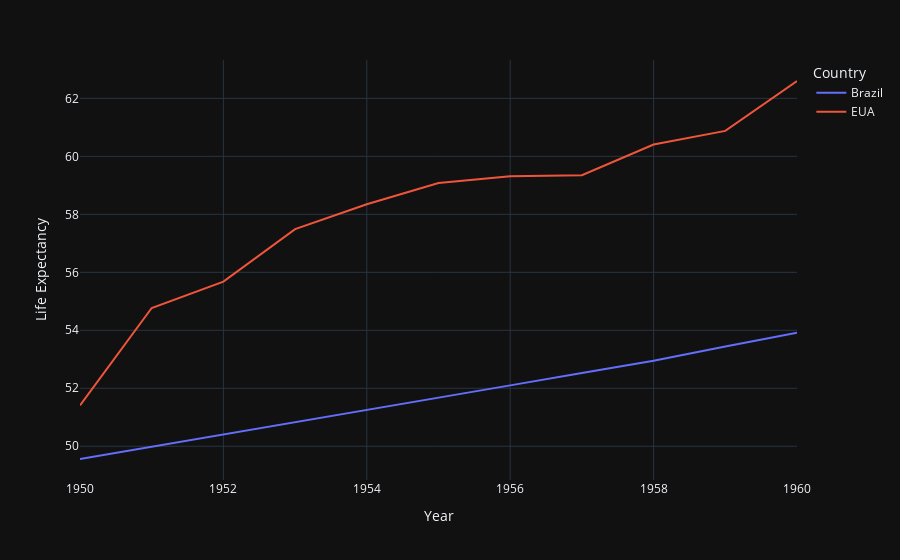

The notebook cell this image was saved under:
### Code cell
px.line(data_frame=df, x='Year', y='Life Expectancy', color='Country', width=900)

### Figure 1 — Plotly figure (JSON) as saved in the notebook; plotly's stock layout.template omitted (floating-point values rounded to 4 significant figures)
{"data": [{"hovertemplate": "Country=Brazil<br>Year=%{x}<br>Life Expectancy=%{y}<extra></extra>", "legendgroup": "Brazil", "line": {"color": "#636efa", "dash": "solid"}, "marker": {"symbol": "circle"}, "mode": "lines", "name": "Brazil", "orientation": "v", "showlegend": true, "type": "scatter", "x": [1950, 1951, 1952, 1953, 1954, 1955, 1956, 1957, 1958, 1959, 1960], "xaxis": "x", "y": [49.56, 49.98, 50.41, 50.83, 51.25, 51.68, 52.1, 52.53, 52.95, 53.44, 53.92], "yaxis": "y"}, {"hovertemplate": "Country=EUA<br>Year=%{x}<br>Life Expectancy=%{y}<extra></extra>", "legendgroup": "EUA", "line": {"color": "#EF553B", "dash": "solid"}, "marker": {"symbol": "circle"}, "mode": "lines", "name": "EUA", "orientation": "v", "showlegend": true, "type": "scatter", "x": [1950, 1951, 1952, 1953, 1954, 1955, 1956, 1957, 1958, 1959, 1960], "xaxis": "x", "y": [51.41, 54.77, 55.68, 57.49, 58.35, 59.08, 59.31, 59.35, 60.41, 60.88, 62.6], "yaxis": "y"}], "layout": {"legend": {"title": {"text": "Country"}, "tracegroupgap": 0}, "margin": {"t": 60}, "width": 900, "xaxis": {"anchor": "y", "domain": [0, 1], "title": {"text": "Year"}}, "yaxis": {"anchor": "x", "domain": [0, 1], "title": {"text": "Life Expectancy"}}}}
